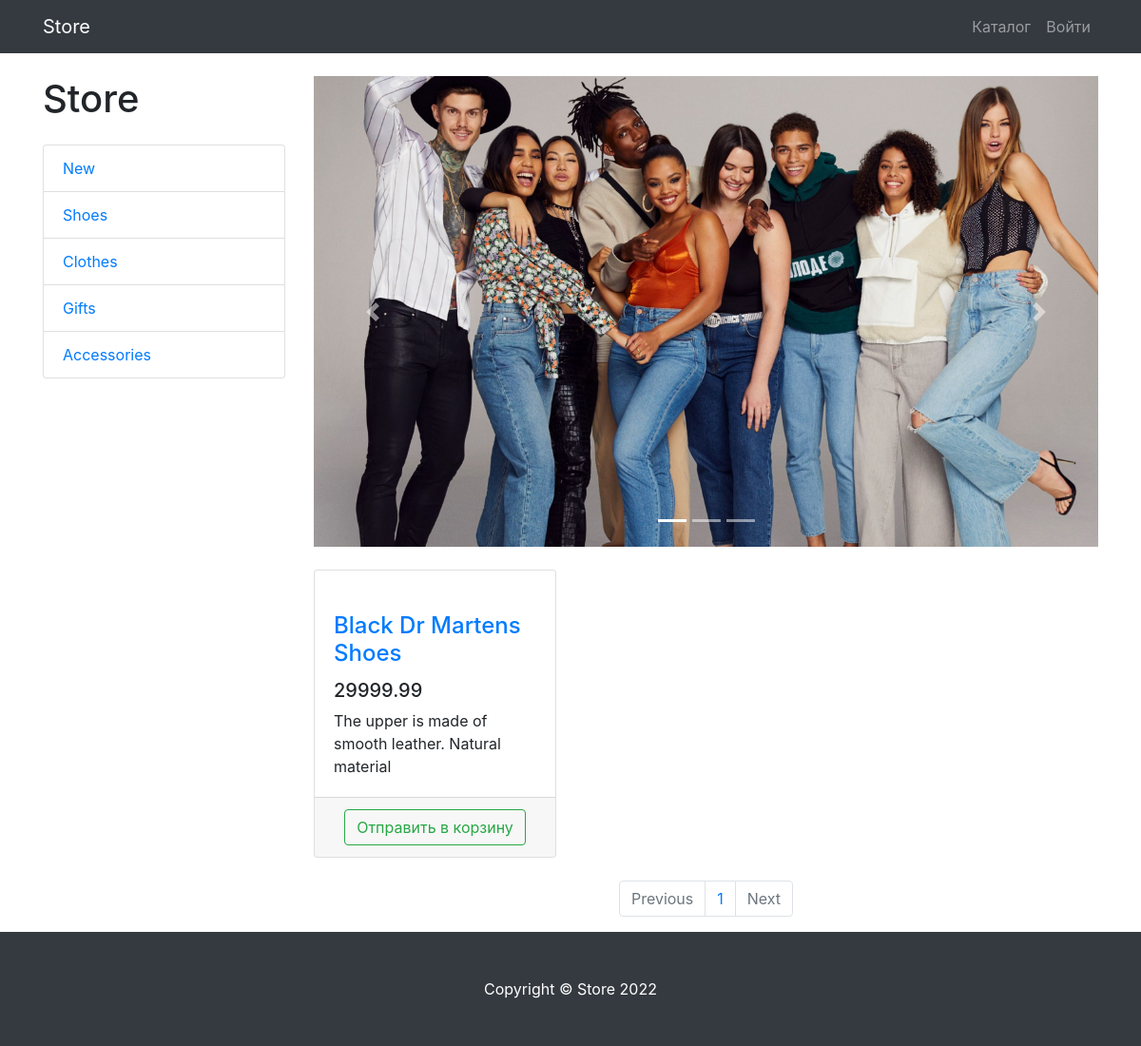
Screenshot of /products/category/2/ with the database file from the repository.
### products/models.py (models this page shows, shortened)
class ProductCategory(models.Model):
    name = models.CharField(max_length=128, unique=True)
    description = models.TextField(null=True, blank=True)  # ne obyazatelno
    class Meta:
        verbose_name = 'category'
        verbose_name_plural = 'categories'

class Product(models.Model):
    name = models.CharField(max_length=256)
    description = models.TextField()  # obezyatelno
    price = models.DecimalField(max_digits=8, decimal_places=2)
    quantity = models.PositiveIntegerField(default=0)
    image = models.ImageField(upload_to='products_images')
    category = models.ForeignKey(to=ProductCategory, on_delete=models.CASCADE)
    class Meta:
        verbose_name = 'Product'
        verbose_name_plural = 'Products'

### products/views.py (the view)
# urls.py: path('', products, name='index'),
def products(request, category_id=None, page_number=1):
    products = Product.objects.filter(category_id=category_id) if category_id else Product.objects.all()
    per_page = 3
    paginator = Paginator(products, per_page)
    products_paginator = paginator.page(page_number)
    context = {
        'title': 'Store - Каталог',
        'categories': ProductCategory.objects.all(),
        'products': products_paginator,
     }
    return render(request, 'products/products.html', context)

### products/templates/products/products.html (shortened to what this page needs)
{% extends 'products/base.html'%}
{% load static %}
{% block css%}
     <link href="{% static 'vendor/css/products.css'%}" rel="stylesheet">
{% endblock %}
{% block content %}
    <div class="container">
    <div class="row">
        <div class="col-lg-3">
            <h1 class="my-4">Store</h1>
            <div class="list-group">
                {% for category in categories %}
                    <a href="{% url 'products:category' category.id %}" class="list-group-item">{{ category.name }}</a>
                {% endfor %}
            </div>
        </div>
        <div class="col-lg-9">
            <div id="carouselExampleIndicators" class="carousel slide my-4" data-ride="carousel">
                <ol class="carousel-indicators">
                    <li data-target="#carouselExampleIndicators" data-slide-to="0" class="active"></li>
                    <li data-target="#carouselExampleIndicators" data-slide-to="1"></li>
                    <li data-target="#carouselExampleIndicators" data-slide-to="2"></li>
                </ol>
                <div class="carousel-inner" role="listbox">
                    <div class="carousel-item active">
                        <img class="d-block img-fluid" src="{%static 'vendor/img/slides/slide-1.jpg'%}" alt="First slide">
                    </div>
                </div>
                <a class="carousel-control-prev" href="#carouselExampleIndicators" role="button" data-slide="prev">
                    <span class="carousel-control-prev-icon" aria-hidden="true"></span>
                </a>
                <a class="carousel-control-next" href="#carouselExampleIndicators" role="button" data-slide="next">
                    <span class="carousel-control-next-icon" aria-hidden="true"></span>
                </a>
            </div>
            <div class="row">
                {% for product in products %}
                <div class="col-lg-4 col-md-6 mb-4">
                    <div class="card h-100">
                        <a href="#">
                        </a>
                        <div class="card-body">
                            <h4 class="card-title">
                                <a href="#">{{product.name}}</a>
                            </h4>
                            <h5>{{product.price}}</h5>
                            <p class="card-text">{{product.description}}</p>
                        </div>
                        <div class="card-footer text-center">
                            <a class="btn btn-outline-success"
                                href="{% url 'products:basket_add' product.id %}">
                                Отправить в корзину
                            </a>
                        </div>
                    </div>
                </div>
                {%endfor%}
            </div>
            <nav aria-label="Page navigation example">
                <ul class="pagination justify-content-center">
                    <li class="page-item {% if not products.has_previous %} disabled {% endif %}">
                        <a class="page-link"
                           href="{% if products.has_previous %}{% url 'products:paginator' products.previous_page_number %}{% else %} # {% endif %}" tabindex="-1" aria-disabled="true">Previous</a>
                    </li>
                    {% for page in products.paginator.page_range %}
                    <li class="page-item">
                        <a class="page-link" href="{% url 'products:paginator' page %}">
                            {{ page }}
                        </a>
                    </li>
                    {% endfor %}
                    <li class="page-item {% if not products.has_next%} disabled {% endif %}">
                        <a class="page-link"
                           href="{% if products.has_next %}{% url 'products:paginator' products.next_page_number %}{% else %}#{%endif%}">
                            Next
                        </a>
                    </li>
                </ul>
            </nav>
        </div>
    </div>
</div>
{% endblock %}
{% block footer %}
    <footer class="py-5 bg-dark">
    <div class="container">
        <p class="m-0 text-center text-white">Copyright &copy; Store 2022</p>
    </div>
</footer>
{% endblock %}

### rows the page displays
ProductCategory: name "New"
ProductCategory: name "Shoes"
ProductCategory: name "Clothes"
ProductCategory: name "Gifts"
ProductCategory: name "Accessories"
Product: name "Black Dr Martens Shoes", price "29999.99", description "The upper is made of smooth leather. Natural material"

### other values shown
{{ page }} "1"
